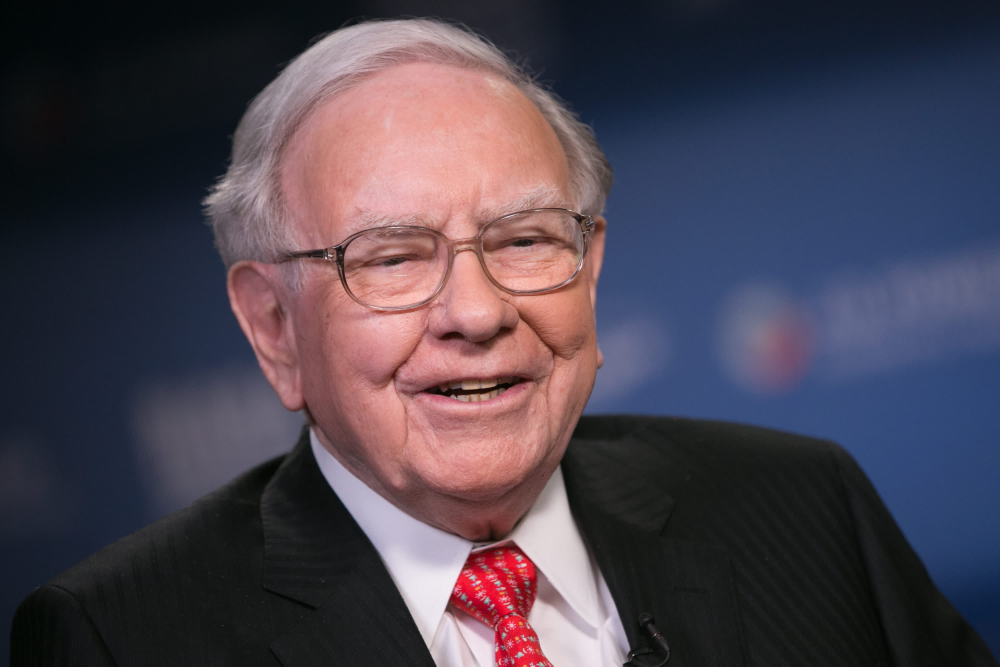
#> input picture CV/FaceRecognition/3.jpg, 3000 x 2000 px, given in place of the camera (shown at 1/3 size)
$ python create_mask.py
#> lines starting #> are read from the running program, lines starting #| are printed output that depends on the picture; after the words box and inside, x2 and y2 are one past the last pixel; in counts of white or black regions, pixels touching at a corner belong together
# -*- coding: utf-8 -*-
"""
Created on Wed Oct 27 07:39:47 2021
@Description: Creates Selective Masking for various colors
@author: Debanjan
"""

import numpy as np
import cv2

frameWidth = 640
frameHeight = 480
cap = cv2.VideoCapture(0)
cap.set(3, frameWidth)
cap.set(4, frameHeight)
cap.set(10,130)


def empty(a):
    pass


cv2.namedWindow("HSV")
cv2.resizeWindow("HSV",frameWidth,frameHeight)
cv2.createTrackbar("Hue Min","HSV",0,179,empty)
#> slider 'Hue Min' is set to 35
cv2.createTrackbar("Sat Min","HSV",0,255,empty)
#> slider 'Sat Min' is set to 51
cv2.createTrackbar("Val Min","HSV",0,255,empty)
#> slider 'Val Min' is set to 51
cv2.createTrackbar("Hue Max","HSV",179,179,empty)
cv2.createTrackbar("Sat Max","HSV",255,255,empty)
cv2.createTrackbar("Val Max","HSV",255,255,empty)


while True:
    _, img = cap.read()
#> img is the input picture: shape (2000, 3000, 3); mean B, G, R 79.4, 67, 75.2
    imgHSV = cv2.cvtColor(img, cv2.COLOR_BGR2HSV)
#> imgHSV: shape (2000, 3000, 3); mean H, S, V 92.5, 90.7, 93.9

    h_min = cv2.getTrackbarPos("Hue Min","HSV")
    s_min = cv2.getTrackbarPos("Sat Min","HSV")
    v_min = cv2.getTrackbarPos("Val Min","HSV")
    h_max = cv2.getTrackbarPos("Hue Max","HSV")
    s_max = cv2.getTrackbarPos("Sat Max","HSV")
    v_max = cv2.getTrackbarPos("Val Max","HSV")

    lower = np.array([h_min, s_min, v_min])
    upper = np.array([h_max, s_max, v_max])
    mask = cv2.inRange(imgHSV, lower, upper)
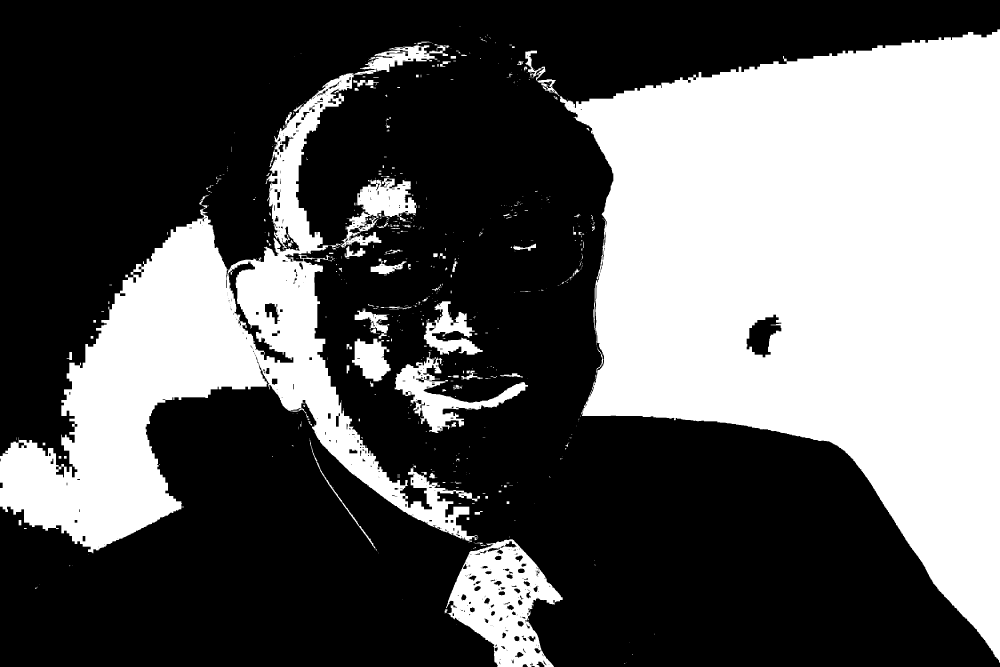
#> mask: shape (2000, 3000) (shown at 1/3 size); 36.6% white; 597 white regions (440 under 20 px), largest, box (x1, y1, x2, y2) and area: (1612, 88, 3000, 1989) 1500316, (0, 132, 1440, 1660) 537266, (1338, 1618, 1688, 2000) 70289

    result = cv2.bitwise_and(img, img, mask=mask)
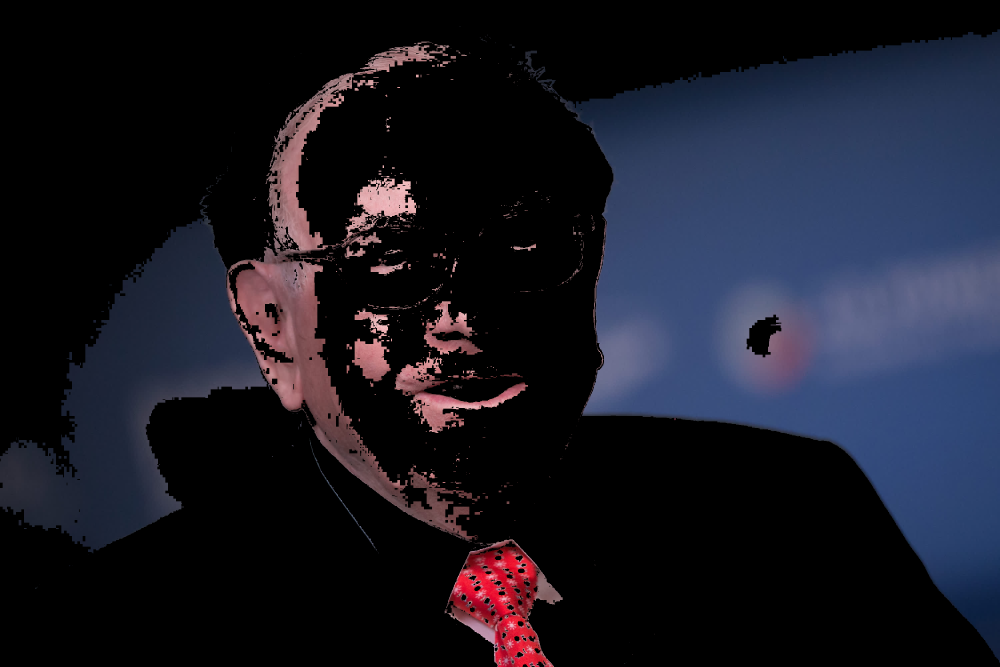
#> result: shape (2000, 3000, 3) (shown at 1/3 size); mean B, G, R 36.4, 25.4, 24.8

    mask = cv2.cvtColor(mask, cv2.COLOR_GRAY2BGR)
    hstack = np.hstack([img, mask, result])
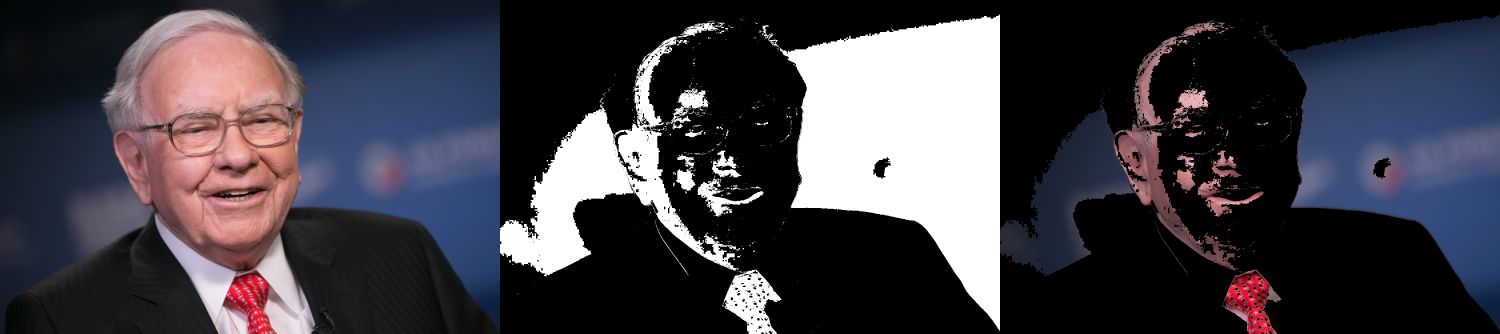
#> hstack: shape (2000, 9000, 3) (shown at 1/6 size); mean B, G, R 69.7, 61.9, 64.4

    cv2.imshow("Horizontal Stacking", hstack)

    if cv2.waitKey(1) & 0xFF == ord('q'):
#> (key q is pressed here)
        break


cap.release()
#cap.destroyAllWindow()
